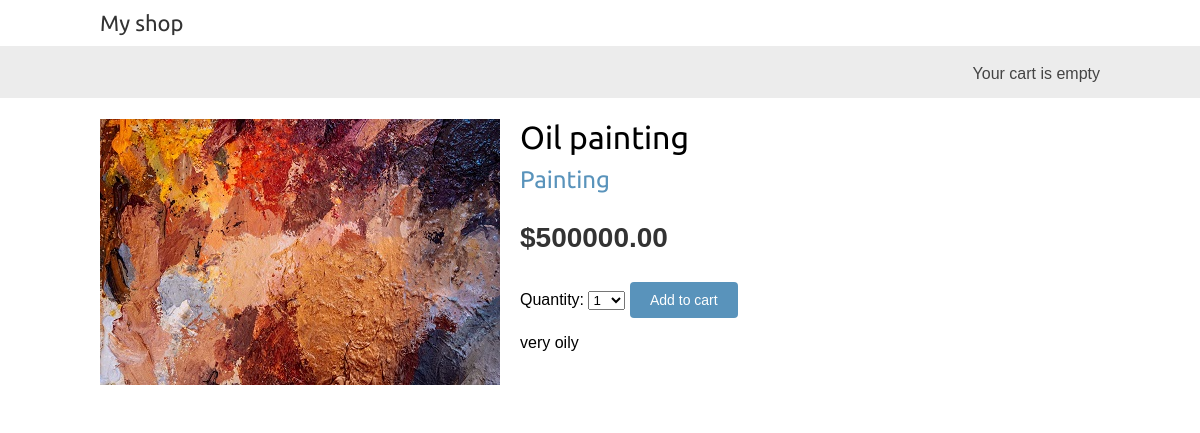
The page /5/oil-painting/ on the database its author committed.
### myshop/models.py (models this page shows, shortened)
class Product(models.Model):
    category = models.ForeignKey(Category,related_name='products',
                                 on_delete=models.CASCADE)
    name = models.CharField(max_length=200)
    slug = models.CharField(max_length=200)
    image = models.ImageField(upload_to='products/%Y/%m/%d',blank=True)
    description = models.TextField(blank=True)
    price = models.DecimalField(max_digits=10,decimal_places=2)
    available = models.BooleanField(default=True)
    created= models.DateTimeField(auto_now_add=True)
    updated = models.DateTimeField(auto_now_add=True)
    class Meta:
        ordering = ['name']

class Category(models.Model):
    name = models.CharField(max_length=200)
    slug = models.SlugField(max_length=200,unique=True)
    class Meta:
        ordering = ['name']
        indexes = [models.Index(fields=['name']),]
        verbose_name = 'category'
        verbose_name_plural = 'categories'
    def get_absolute_url(self):
        return reverse("myshop:product_list_by_category",args=[self.slug])
    def __str__(self):
        return self.name

### myshop/views.py (the view)
def product_detail(request,id,slug):
    product = get_object_or_404(Product,id=id,slug=slug,available=True)
    cart_product_form = CartAddProductForm()
    return render(request,'shop/product/detail.html',{'product':product,
                                                      'cart_product_form':cart_product_form})

### cart/forms.py
class CartAddProductForm(forms.Form):
    quantity = forms.TypedChoiceField(choices=PRODUCT_QUANTITY_CHOICES,coerce=int)
    override = forms.BooleanField(required=False,initial=False,widget=forms.HiddenInput)

### cart/cart.py (called while the page is built)
    def __len__(self):
        return sum(item['quantity'] for item in self.cart.values())

### cart/context_processors.py (called while the page is built)
def cart(request):
    return {'cart':Cart(request)}

### myshop/templates/shop/product/detail.html (shortened to what this page needs)
{% extends "shop/base.html" %}
{% load static %}
{% block content %}
<div class="product-detail">
    {% if product.image%}
    <img src="{{ product.image.url }}">
    {% else %}
    <img src="{% static 'img/no_image.png'%}">
    {% endif %}
    <h1>{{ product.name }}</h1>
    <h2>
        <a href="{{ product.category.get_absolute_url}}">
            {{ product.category }}
        </a>
    </h2>
    <p class="price">
        ${{ product.price }}
    </p>
    <form action="{% url 'cart:cart_add' product.id %}" method="post">
        {{cart_product_form}}
        <input type="submit" value="Add to cart">
    </form>
    {{ product.description|linebreaks }}
</div>
{% endblock %}

### myshop/static/css/base.css (style rules this page uses)
h1, h2, h3, h4, h5, h6 { font-family: 'Ubuntu', sans-serif; font-weight: normal; }
a { text-decoration: none; color: #5993bb; }
a.button, input[type="submit"] { color: #fff; background: #5993bb; border-radius: 4px; padding: 10px 20px; font-size: 14px; border: 0; }
.product-detail { text-align: justify; }
.product-detail .price { color: #333; font-size: 28px; font-weight: bold; }
.product-detail img { width: 40%; float: left; padding: 0 20px 20px 0; }
.product-detail h1 { margin-bottom: 0; }
.product-detail h2 { margin-top: 10px; }

### rows shown on the page
Product: image (picture), name "Oil painting", category "Painting", price "500000.00", description "very oily"
